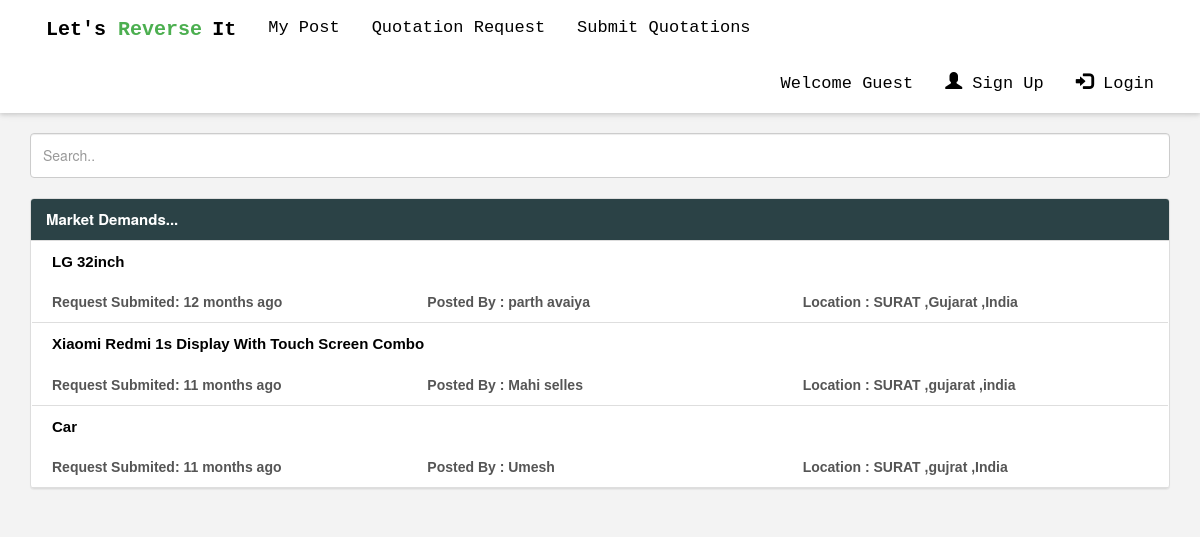
Page /qrlist?city=SURAT on the committed database.
### tables this page shows
CREATE TABLE `qrdata` (
  `id` int(11) NOT NULL,
  `postedid` int(11) NOT NULL,
  `categories` varchar(255) NOT NULL,
  `postedby` varchar(255) NOT NULL,
  `title` varchar(255) NOT NULL,
  `description` longtext NOT NULL,
  `date` timestamp NOT NULL DEFAULT CURRENT_TIMESTAMP ON UPDATE CURRENT_TIMESTAMP,
  `city` varchar(255) NOT NULL,
  `state` varchar(255) NOT NULL,
  `country` varchar(255) NOT NULL,
  `image` varchar(255) NOT NULL
);

### timeago.php (called while the page is built, shortened)
<?php
function timeAgo($time_ago)
{
    $time_ago = strtotime($time_ago);
    $cur_time   = time();
    $time_elapsed   = $cur_time - $time_ago;
    $seconds    = $time_elapsed ;
    $minutes    = round($time_elapsed / 60 );
    $hours      = round($time_elapsed / 3600);
    $days       = round($time_elapsed / 86400 );
    $weeks      = round($time_elapsed / 604800);
    $months     = round($time_elapsed / 2600640 );
    $years      = round($time_elapsed / 31207680 );
    if($seconds <= 60){
        return "Just Now";
    }
    else if($hours <=24){
        if($hours==1){
            return "an hour ago";
        }else{
            return "$hours hrs ago";
        }
    }
    else if($days <= 7){
        if($days==1){
            return "yesterday";
        }else{
            return "$days days ago";
        }
    }
    else if($weeks <= 4.3){
        if($weeks==1){
            return "a week ago";
        }else{
            return "$weeks weeks ago";
        }
    }
    else if($months <=12){
        if($months==1){
            return "a month ago";
        }else{
            return "$months months ago";
        }
    }
    else{
        if($years==1){
            return "one year ago";
        }else{
            return "$years years ago";
        }
    }
}
?>

### qrlist.php (the view, shortened to what this page needs)
<?php
include_once 'dbconnect.php';
include_once 'timeago.php';
if(isset($_GET['city'])) {
    $txt= $_GET['city'];
    if(isset($_SESSION['usr_id'])){
    $result = mysqli_query($con,"SELECT * FROM qrdata WHERE city = '{$txt}' AND (postedid != '{$_SESSION['usr_id']}')" );
    }else{
    $result = mysqli_query($con,"SELECT * FROM qrdata WHERE city = '{$txt}'" );
    }
    if(isset($_SESSION['usr_id'])){
        $result1 = mysqli_query($con,"SELECT count(*) AS count FROM qrdata WHERE (city = '{$txt}') AND (postedid != '{$_SESSION['usr_id']}')" );
    }else{
        $result1 = mysqli_query($con,"SELECT count(*) AS count FROM qrdata WHERE (city = '{$txt}')" );
    }
    $row1 = mysqli_fetch_array($result1);
    $count = $row1['count'];
}
?>
    <!DOCTYPE html>
    <html lang="en">
    <head>
        <link rel="stylesheet" href="css/qrlist.css">
    </head>
    <body style="background-color:#f3f3f3;">
<div style="width:100%;height:auto;background-color:#ffff;">
        <?php include 'navbar.php' ?>
</div>
<?php if($count > 0)  {?>
                <div class="container">
                    <br>
                    <input class="form-control " id="myInput" type="text" placeholder="Search.." style="height:45px;">
                    <br>
                </div>
        <div class="container">
            <div class="panel panel-default">
                        <div class="panel-heading" style="background:rgba(43, 66, 70, 1);" > <b style="color:white;font-size:15px;"> Market Demands... </b></div>
                <div class="panel-body" style="padding:0px 16px 0px 16px;">
                        <?php while($row=mysqli_fetch_array($result)): ?>
                            <div class="row" id="myTable" >
                                    <a href="bid?id=<?php echo $row['id'];?>">
                                        <div class="row">
                                                                <div class="col-sm-12 col-xs-12" id="title">
                                                                    <b>
                                                                    <?php echo $row['title'];?>
                                                                    </b>
                                                                </div>
                                        </div>
                                        <div class="row" style="color:#555;">
                                                <br>
                                                    <div class="col-sm-4 col-xs-12">
                                                    <?php echo " <b> Request Submited: <b>" . $time_elapsed = timeAgo($row['date']); ?>
                                                    </div>
                                                    <div class="col-sm-4 col-xs-12">
                                                        <?php echo "<b> Posted By : </b>"  .$row['postedby']; ?>
                                                    </div>
                                                    <div class="col-sm-4 col-xs-12">
                                                        <?php echo "<b> Location : </b>" . $row['city']; ?>
                                                        <?php echo "," . $row['state']; ?>
                                                        <?php echo "," . $row['country']; ?>
                                                    </div>
                                        </div>
                                    </a>
                            </div>
                        <?php endwhile;?>
                </div>
            </div>
        </div>
        <?php } else {
    echo '<br><br><br><center><h2 style="font-family:monospace;">No quatation requests found.<br><br><br><br> </h2></center>';
 } ?>
    </body>
    </html>

### navbar.php (shortened to what this page needs)
<!DOCTYPE html>
<html lang="en">
<head>
    <link rel="stylesheet" href="https://maxcdn.bootstrapcdn.com/bootstrap/3.3.7/css/bootstrap.min.css">
    <link rel="stylesheet" href="css/navbar.css">
</head>
<body >
    <div class="topnav" id="myTopnav" style="background-color:white;">
        <div class="container">
            <a href="index">
                <b style="font-size:20px;">Let's </b> <b style="font-size:20px; color: #4CAF50;">Reverse</b> <b style="font-size:20px;">It</b>
            </a>
             <?php if(isset($_SESSION['usr_id'])){  ?>
            <a href="dashboard">My Post</a>
            <a href="AddQuotationRequest">Quotation Request</a>
            <?php    } else {  ?>
            <a href="#" data-toggle="modal" data-target="#myModal">My Post</a>
            <a href="#" data-toggle="modal" data-target="#myModal">Quotation Request</a>
            <?php    } ?>
            <a href="categories">Submit Quotations</a>
            <div id="user">
                <?php if (isset($_SESSION['usr_id'])) { ?>
                <a href="user" style="text-transform:capitalize;">
                    <span class="glyphicon glyphicon-user"  ></span>
                    <?php echo ' '.$_SESSION['usr_name']; ?>
                </a>
                <?php    }  else { ?>
                <a>
                    <?php echo "Welcome Guest" ?>
                </a>
                <?php } ?>
        <?php if (isset($_SESSION['usr_id'])) { ?>
                <a href="logout">
                    <span class="glyphicon glyphicon-log-out"></span> Logout</a>
        <?php    }  else { ?>
                <a href="registration">
                    <span class="glyphicon glyphicon-user"></span> Sign Up</a>
                <a href="login">
                    <span class="glyphicon glyphicon-log-in"></span> Login</a>
                <?php } ?>
            </div>
        </div>
    </div>
</body>
</html>

### css/qrlist.css (style rules this page uses)
#myTable { color:black; padding:10px 20px 10px 20px; border-bottom: 1px solid #DEDEDE; font-family: 'Lucida Sans', 'Lucida Sans Regular', 'Lucida Grande', 'Lucida Sans Unicode', Geneva, Verdana, sans-serif; }
#myTable a { color:black; }
#title { text-align:justify; font-size:15px; }

### css/navbar.css (style rules this page uses)
body { margin:0; }
.topnav { overflow: hidden; font-family: monospace; box-shadow: 0 0 10px 0 rgba(0,0,0,.08), 0 2px 4px 0 rgba(0,0,0,.12); }
.topnav a { float: left; display: block; text-align: center; padding: 16px 16px; text-decoration: none; font-size: 17px; color: black; }
div #user { float:right; }

### rows in the picture
qrdata: title "LG 32inch", date "12 months ago", postedby "parth avaiya", city "SURAT", state "Gujarat", country "India"
qrdata: title "Xiaomi Redmi 1s Display With Touch Screen Combo", date "11 months ago", postedby "Mahi selles", city "SURAT", state "gujarat", country "india"
qrdata: title "Car", date "11 months ago", postedby "Umesh", city "SURAT", state "gujrat", country "India"
